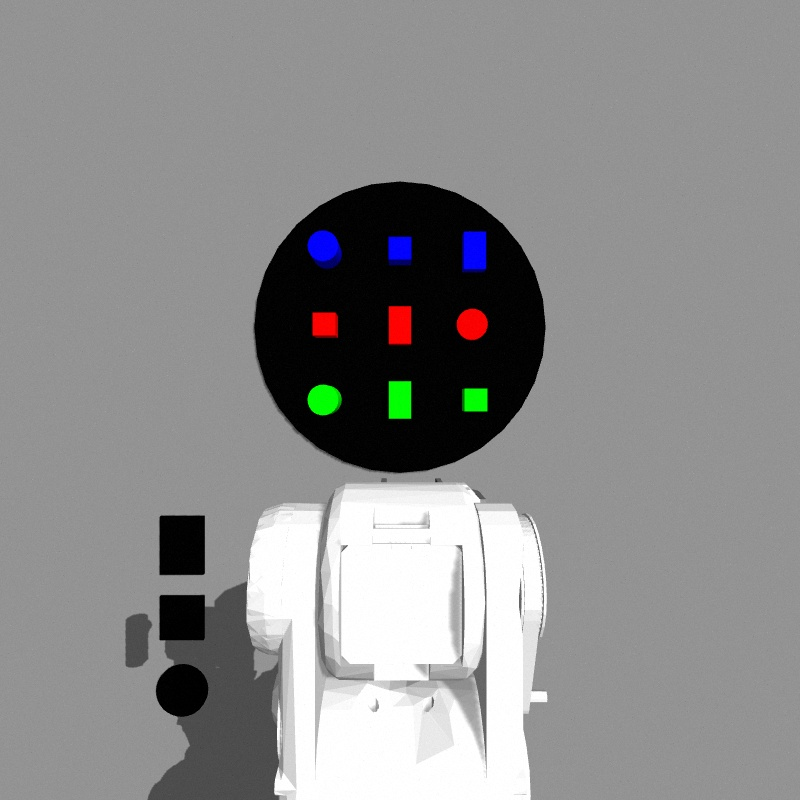
#> input picture probot_demo/1.jpg, 800 x 800 px, found by its file name
$ python hsv.py
#> lines starting #> are read from the running program, lines starting #| are printed output that depends on the picture; after the words box and inside, x2 and y2 are one past the last pixel; in counts of white or black regions, pixels touching at a corner belong together
# -*- coding=utf-8 -*-

import cv2
import numpy as np


def get_specific_color(img, color):
    """
    get specific color region in hsv image
    """
    # Convert BGR to HSV
    hsv = cv2.cvtColor(img, cv2.COLOR_BGR2HSV)
    if color == 'blue':
        # define range of blue color in HSV
        lower_blue = np.array([100,43,46])
        upper_blue = np.array([124,255,255])
        # Threshold the HSV image to get only blue colors
        mask_blue = cv2.inRange(hsv, lower_blue, upper_blue)
        # Bitwise-AND mask and original image
        return cv2.bitwise_and(img, img, mask=mask_blue)
    elif color == 'green':
        # define range of green color in HSV
        lower_green = np.array([35,43,46])
        upper_green = np.array([77,255,255])
        mask_green = cv2.inRange(hsv, lower_green, upper_green)
        return cv2.bitwise_and(img, img, mask=mask_green)
    elif color == 'red':
        # define range of red color in HSV
        lower_red1 = np.array([0,43,46])
        upper_red1 = np.array([10,255,255])
        lower_red2 = np.array([156,43,46])
        upper_red2 = np.array([180,255,255])
        mask_red1 = cv2.inRange(hsv, lower_red1, upper_red1)
        mask_red2 = cv2.inRange(hsv, lower_red2, upper_red2)
        mask_red = mask_red1 | mask_red2
        return cv2.bitwise_and(img, img, mask=mask_red)
    elif color == 'yellow':
        # define range of green color in HSV
        lower = np.array([26,43,46])
        upper = np.array([34,255,255])
        mask = cv2.inRange(hsv, lower, upper)
        return cv2.bitwise_and(img, img, mask=mask)
    elif color == 'orange':
        # define range of green color in HSV
        lower = np.array([11,43,46])
        upper = np.array([25,255,255])
        mask = cv2.inRange(hsv, lower, upper)
        return cv2.bitwise_and(img, img, mask=mask)
    elif color == 'cyan_blue':
        # define range of green color in HSV
        lower = np.array([78,43,46])
        upper = np.array([99,255,255])
        mask = cv2.inRange(hsv, lower, upper)
        return cv2.bitwise_and(img, img, mask=mask)
    elif color == 'purple':
        # define range of green color in HSV
        lower = np.array([125,43,46])
        upper = np.array([155,255,255])
        mask = cv2.inRange(hsv, lower, upper)
        return cv2.bitwise_and(img, img, mask=mask)
    elif color == 'black':  # 背景是黑色，所以返回的图像是全黑的
        # define range of green color in HSV
        lower = np.array([0,0,0])
        upper = np.array([180,255,46])
        mask = cv2.inRange(hsv, lower, upper)
        return cv2.bitwise_and(img, img, mask=mask)
    elif color == 'gray':
        # define range of green color in HSV
        lower = np.array([0,0,46])
        upper = np.array([180,43,220])
        mask = cv2.inRange(hsv, lower, upper)
        return cv2.bitwise_and(img, img, mask=mask)
    elif color == 'white':
        # define range of green color in HSV
        lower = np.array([0,0,221])
        upper = np.array([180,30,255])
        mask = cv2.inRange(hsv, lower, upper)
        return cv2.bitwise_and(img, img, mask=mask)


if __name__ == '__main__':

    img = cv2.imread('1.jpg')
#> img is the input picture: shape (800, 800, 3); mean B, G, R 141, 141, 141

    res_blue = get_specific_color(img, 'blue')
#> in get_specific_color, `hsv = cv2.cvtColor(img, cv2.COLOR_BGR2HSV)`: hsv: shape (800, 800, 3); mean H, S, V 1.9, 6.1, 142.8
#> in get_specific_color, `mask_blue = cv2.inRange(hsv, lower_blue, upper_blue)`:
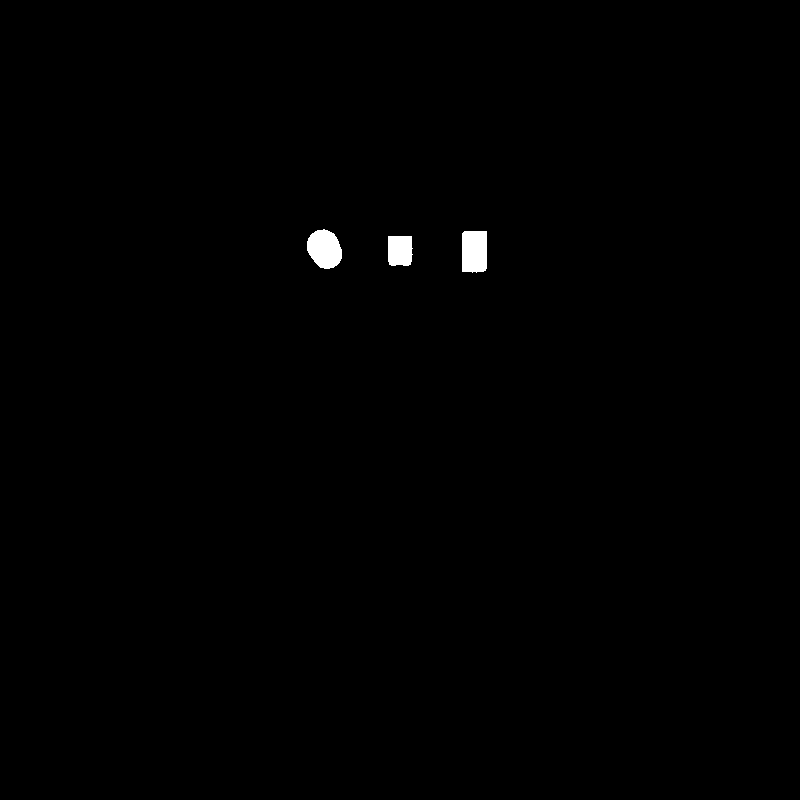
#> mask_blue: shape (800, 800); 0.43% white; 3 white regions, box (x1, y1, x2, y2) and area: (307, 229, 342, 269) 1056, (462, 231, 487, 273) 1019, (388, 236, 413, 266) 703
    res_green = get_specific_color(img, 'green')
#> call 2 of get_specific_color, with color = 'green'
#> in get_specific_color (call 2), `mask_green = cv2.inRange(hsv, lower_green, upper_green)`:
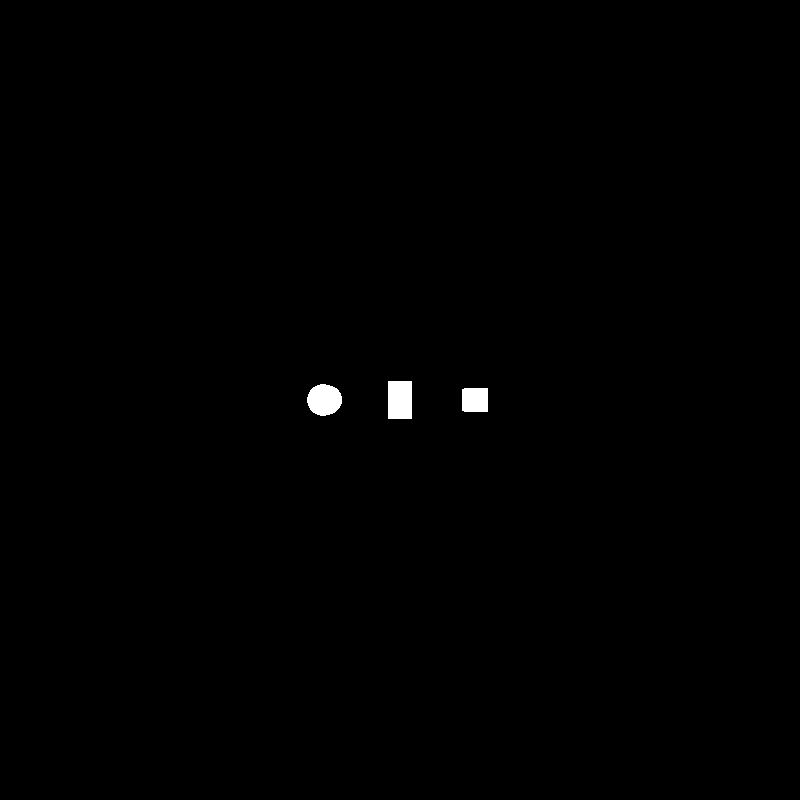
#> mask_green: shape (800, 800); 0.38% white; 3 white regions, box (x1, y1, x2, y2) and area: (388, 381, 412, 419) 912, (307, 384, 342, 416) 870, (462, 388, 488, 412) 620
    res_red = get_specific_color(img, 'red')
#> call 3 of get_specific_color, with color = 'red'
#> in get_specific_color (call 3), `mask_red1 = cv2.inRange(hsv, lower_red1, upper_red1)`:
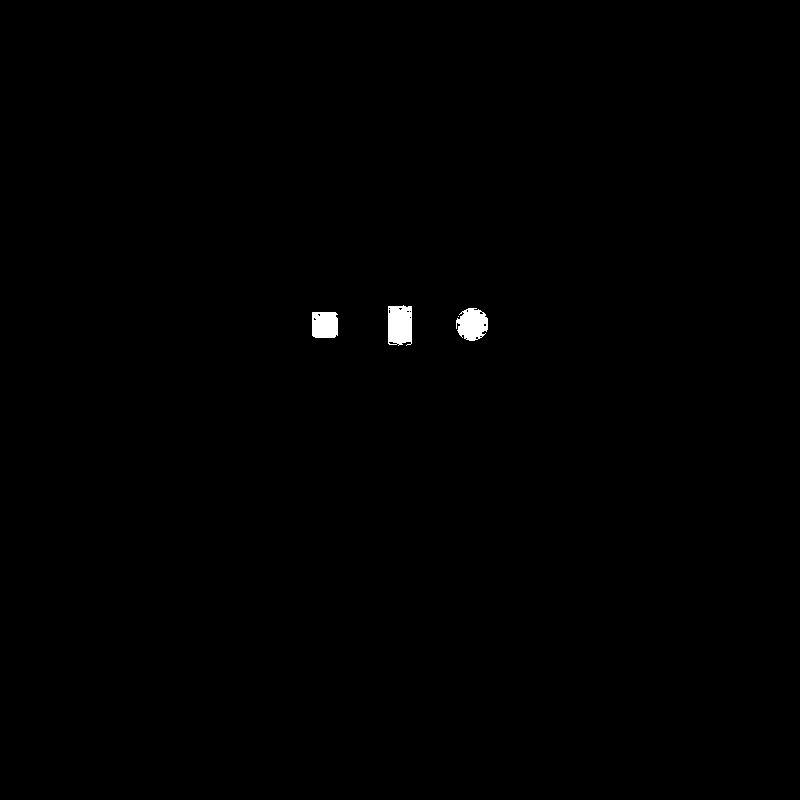
#> mask_red1: shape (800, 800); 0.36% white; 4 white regions (1 under 20 px), largest, box (x1, y1, x2, y2) and area: (388, 305, 412, 346) 892, (456, 308, 488, 341) 776, (312, 312, 338, 338) 652
#> in get_specific_color (call 3), `mask_red2 = cv2.inRange(hsv, lower_red2, upper_red2)`:
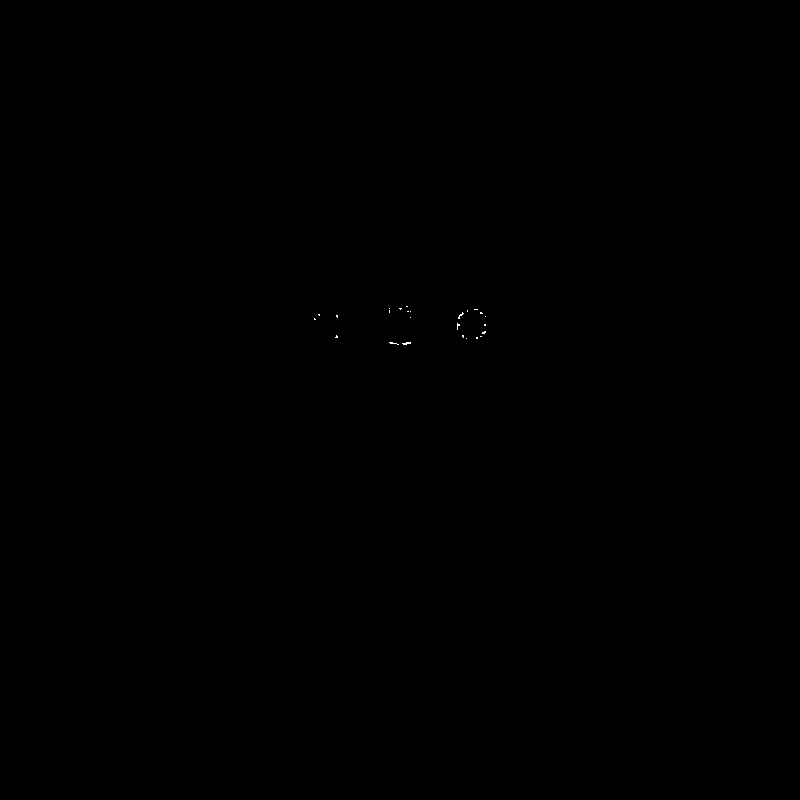
#> mask_red2: shape (800, 800); 0.02% white in thin lines or dots, all inside (x1, y1, x2, y2) = (314, 306, 486, 345)
#> in get_specific_color (call 3), `mask_red = mask_red1 | mask_red2`: mask_red: shape (800, 800); 0.38% white; 3 white regions, box (x1, y1, x2, y2) and area: (388, 305, 412, 346) 937, (456, 308, 488, 341) 839, (312, 312, 338, 338) 669
    yellow = get_specific_color(img, 'yellow')
#> in get_specific_color (call 4), `mask = cv2.inRange(hsv, lower, upper)`: mask: shape (800, 800); every value is 0
#> in get_specific_color (call 4), `return cv2.bitwise_and(img, img, mask=mask)`: returned value: shape (800, 800, 3); every value is 0
    orange = get_specific_color(img, 'orange')
    cyan_blue = get_specific_color(img, 'cyan_blue')
    purple = get_specific_color(img, 'purple')
    black = get_specific_color(img, 'black')
#> in get_specific_color (call 8), `mask = cv2.inRange(hsv, lower, upper)`: mask: shape (800, 800); 10.2% white; 5 white regions (1 under 20 px), largest, box (x1, y1, x2, y2) and area: (254, 182, 545, 473) 58549, (160, 516, 205, 575) 2652, (156, 664, 208, 717) 2151, (160, 595, 205, 640) 2022
    white = get_specific_color(img, 'white')
#> in get_specific_color (call 9), `mask = cv2.inRange(hsv, lower, upper)`:
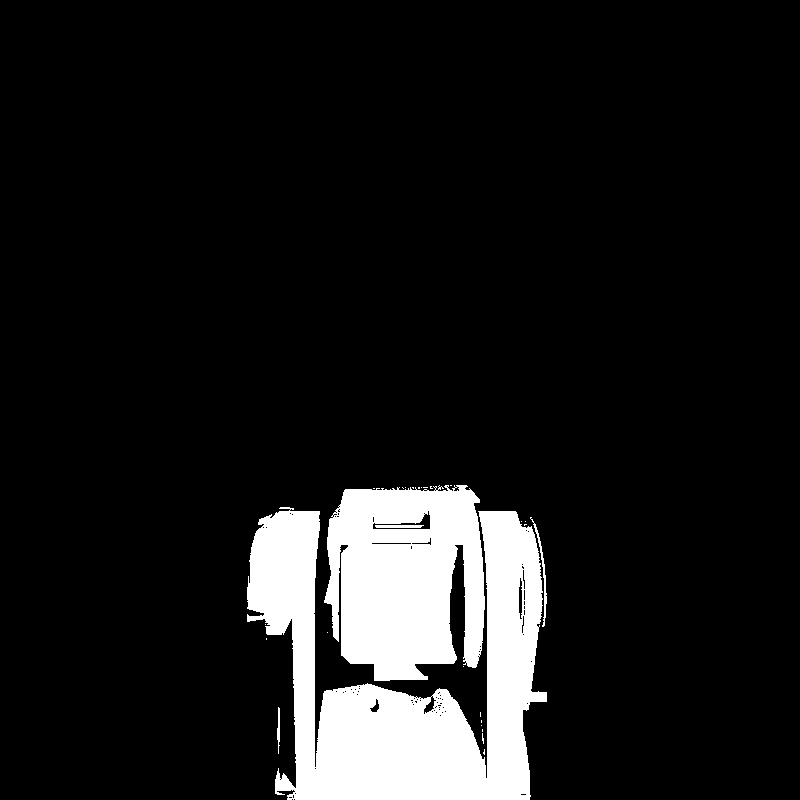
#> mask: shape (800, 800); 10.5% white; 27 white regions (22 under 20 px), largest, box (x1, y1, x2, y2) and area: (247, 507, 547, 800) 41969, (324, 485, 485, 681) 24733, (530, 517, 547, 627) 244, (375, 525, 424, 528) 141, (277, 707, 280, 754) 94
    gray = get_specific_color(img, 'gray')
#> in get_specific_color (call 10), `mask = cv2.inRange(hsv, lower, upper)`:
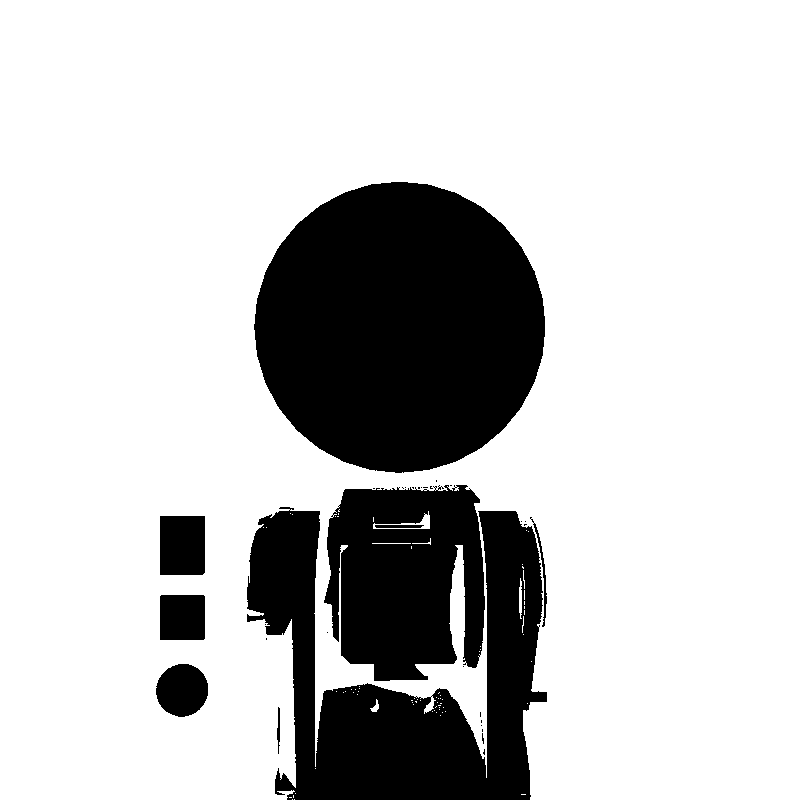
#> mask: shape (800, 800); 78.1% white; 32 black regions (23 under 20 px), largest, box (x1, y1, x2, y2) and area: (254, 182, 545, 473) 66161, (247, 507, 547, 800) 41969, (324, 485, 485, 681) 24733
#> in get_specific_color (call 10), `return cv2.bitwise_and(img, img, mask=mask)`:
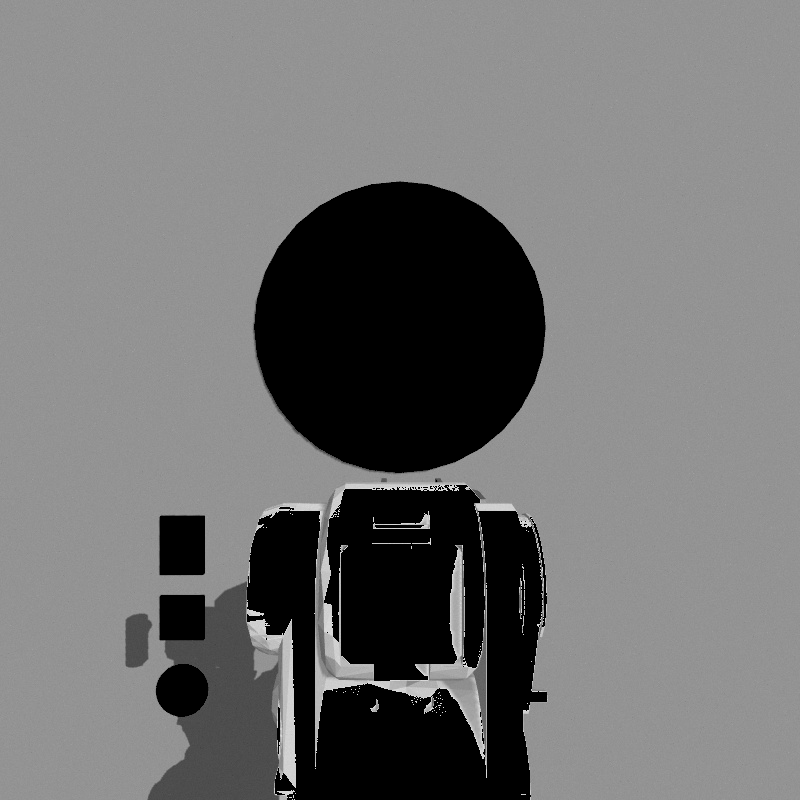
#> returned value: shape (800, 800, 3); min 0, max 220, mean 113.4

    cv2.imshow('bgr',img)
    # cv2.imshow('hsv_h',hsv[:, :, 0])
    # cv2.imshow('hsv_s',hsv[:, :, 1])
    # cv2.imshow('hsv_v',hsv[:, :, 2])
    cv2.imshow('blue',res_blue)
    cv2.imshow('green',res_green)
    cv2.imshow('red',res_red)
    cv2.imshow('yellow',yellow)
    cv2.imshow('orange',orange)
    cv2.imshow('cyan_blue',cyan_blue)
    cv2.imshow('purple',purple)
    cv2.imshow('black',black)
    cv2.imshow('white',white)
    cv2.imshow('gray',gray)

    cv2.waitKey(0)

    cv2.destroyAllWindows()

$ run again, with probot_demo/image_106.jpg copied over probot_demo/1.jpg
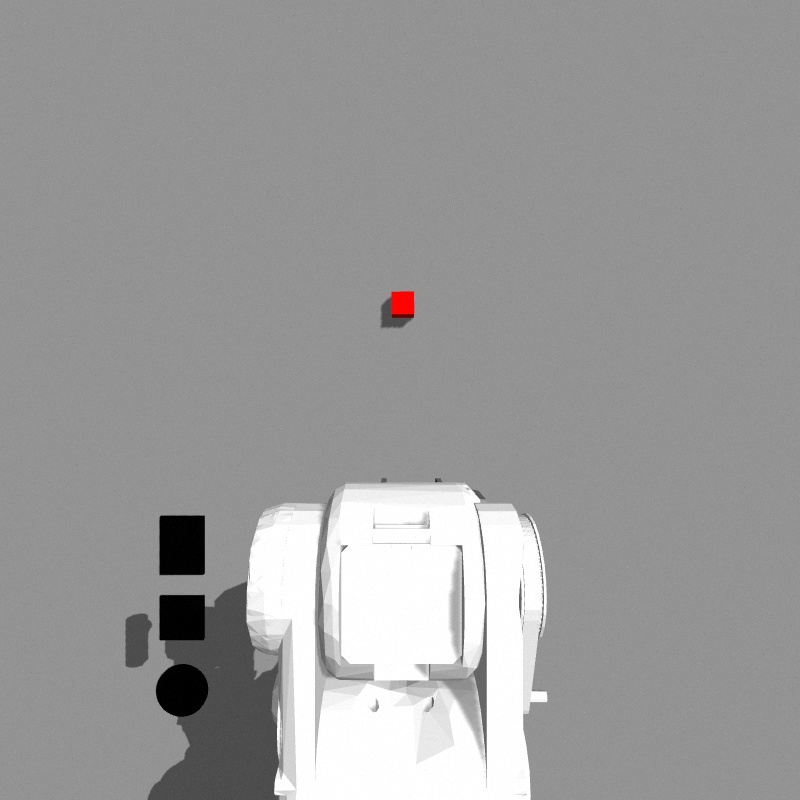
#> input picture probot_demo/image_106.jpg, 800 x 800 px, found by its file name
#> img is the input picture: shape (800, 800, 3); mean B, G, R 155, 155, 155.2
#> hsv: shape (800, 800, 3); mean H, S, V 0.1, 0.3, 155.2
#> mask_blue: shape (800, 800); every value is 0
#> mask_red1: shape (800, 800); 0.1% white; 1 white region, box (x1, y1, x2, y2) and area: (389, 290, 416, 319) 645
#> mask_red2: shape (800, 800); 0.01% white in thin lines or dots, all inside (x1, y1, x2, y2) = (389, 290, 415, 319)
#> mask_red: shape (800, 800); 0.11% white; 1 white region, box (x1, y1, x2, y2) and area: (389, 290, 416, 319) 716
#> in get_specific_color (call 8), `mask = cv2.inRange(hsv, lower, upper)`:
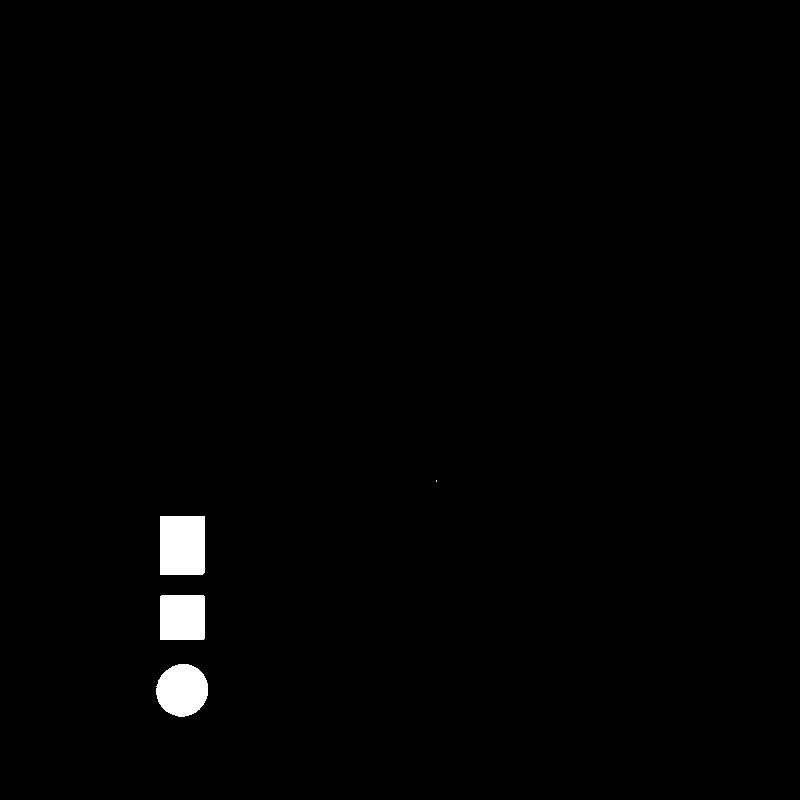
#> mask: shape (800, 800); 1.1% white; 4 white regions (1 under 20 px), largest, box (x1, y1, x2, y2) and area: (160, 516, 205, 575) 2652, (156, 664, 208, 717) 2147, (160, 595, 205, 640) 2022
#> in get_specific_color (call 10), `return cv2.bitwise_and(img, img, mask=mask)`:
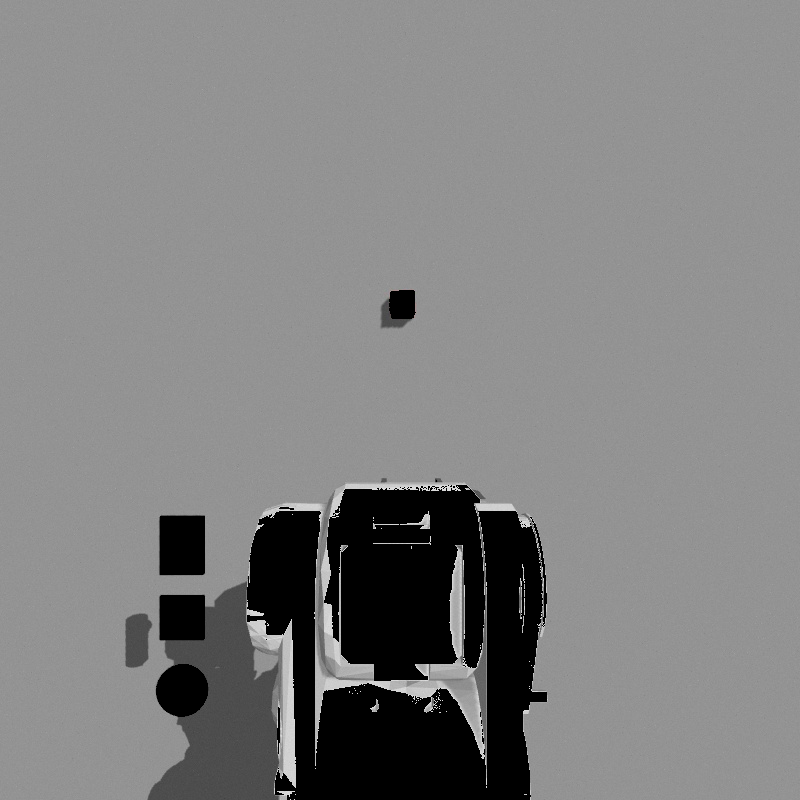
#> returned value: shape (800, 800, 3); mean of channels 0, 1, 2 128.5, 128.5, 128.5; drawn as B, G, R
